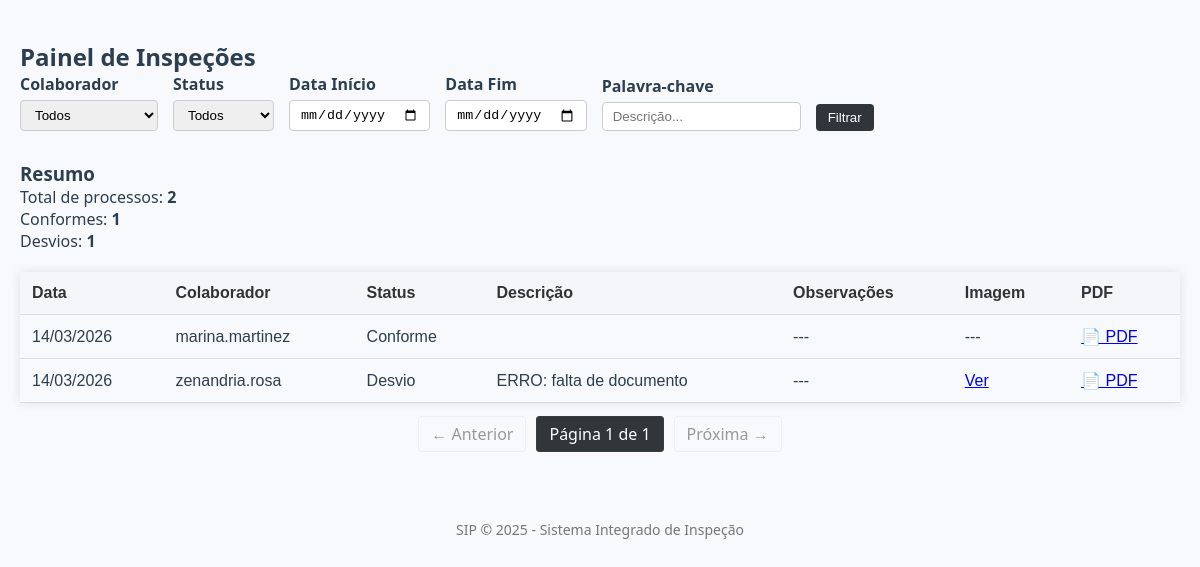
Page /painel on the committed database.
### app/models.py (models this page shows)
class Processo(db.Model):
    id = db.Column(db.Integer, primary_key=True)
    colaborador_id = db.Column(db.Integer, db.ForeignKey('colaborador.id'), nullable=False)
    data_analise = db.Column(db.DateTime, nullable=False)
    descricao = db.Column(db.Text, nullable=False)
    status = db.Column(db.String(20), nullable=False)
    observacoes = db.Column(db.Text)
    imagem = db.Column(db.String(200))
    detalhes = db.relationship('DetalhesProcesso', backref='processo', uselist=False)
    imagens = db.relationship(
    'ImagemProcesso',
    backref='processo',
    lazy=True,
    cascade="all, delete-orphan"
)

class Colaborador(db.Model):
    id = db.Column(db.Integer, primary_key=True)
    nome = db.Column(db.String(100), nullable=False)
    email = db.Column(db.String(120), nullable=False, unique=True)
    processos = db.relationship('Processo', backref='colaborador', lazy=True)

### app/routes.py (the view)
@app.route('/painel', methods=['GET'])
def painel():
    colaboradores = Colaborador.query.all()
    colaborador_id = request.args.get('colaborador', type=int)
    data_inicio = request.args.get('data_inicio')
    data_fim = request.args.get('data_fim')
    status = request.args.get('status')
    palavra = request.args.get('palavra')
    page = request.args.get('page', 1, type=int)
    query = Processo.query
    if colaborador_id:
        query = query.filter_by(colaborador_id=colaborador_id)
    if status:
        query = query.filter_by(status=status)
    if palavra:
        query = query.filter(Processo.descricao.ilike(f"%{palavra}%"))
    if data_inicio:
        query = query.filter(Processo.data_analise >= data_inicio)
    if data_fim:
        query = query.filter(Processo.data_analise <= data_fim)
    total = query.count()
    conformes = query.filter_by(status='Conforme').count()
    desvios = query.filter_by(status='Desvio').count()
    processos = query.order_by(Processo.data_analise.desc()).paginate(page=page, per_page=10)
    return render_template('painel.html',
                           colaboradores=colaboradores,
                           colaborador_id=colaborador_id,
                           total=total,
                           conformes=conformes,
                           desvios=desvios,
                           processos=processos)

### app/templates/painel.html (shortened to what this page needs)
{% extends 'base.html' %}
{% block content %}
<link rel="stylesheet" href="{{ url_for('static', filename='css/painel_estilo.css') }}">
<h2>Painel de Inspeções</h2>
<form method="get" class="filtros">
    <div>
        <label for="colaborador">Colaborador</label>
        <select name="colaborador">
            <option value="">Todos</option>
        </select>
    </div>
    <div>
        <label for="status">Status</label>
        <select name="status">
            <option value="">Todos</option>
        </select>
    </div>
    <div>
        <label for="data_inicio">Data Início</label>
        <input type="date" name="data_inicio" value="{{ request.args.get('data_inicio', '') }}">
    </div>
    <div>
        <label for="data_fim">Data Fim</label>
        <input type="date" name="data_fim" value="{{ request.args.get('data_fim', '') }}">
    </div>
    <div>
        <label for="palavra">Palavra-chave</label>
        <input type="text" name="palavra" placeholder="Descrição..." value="{{ request.args.get('palavra', '') }}">
    </div>
    <div>
        <button type="submit">Filtrar</button>
    </div>
</form>
<h3>Resumo</h3>
<p>Total de processos: <strong>{{ total }}</strong></p>
<p>Conformes:  <strong>{{ conformes }}</strong></p>
<p>Desvios: <strong>{{ desvios }}</strong></p>
<table>
    <thead>
        <tr>
            <th>Data</th>
            <th>Colaborador</th>
            <th>Status</th>
            <th>Descrição</th>
            <th>Observações</th>
            <th>Imagem</th>
            <th>PDF</th>
        </tr>
    </thead>
    <tbody>
        {% for processo in processos %}
        <tr>
            <td>{{ processo.data_analise.strftime('%d/%m/%Y') }}</td>
            <td>{{ processo.colaborador.nome }}</td>
            <td>{{ processo.status }}</td>
            <td>{{ processo.descricao }}</td>
            <td>{{ processo.observacoes or '---' }}</td>
            <td>
                {% if processo.imagem %}
                    <a href="{{ url_for('static', filename='uploads/' ~ processo.imagem) }}" target="_blank">Ver</a>
                {% else %}
                    ---
                {% endif %}
            </td>
            <td>
                <a href="{{ url_for('gerar_pdf', id=processo.id) }}" target="_blank">📄 PDF</a>
            </td>
        </tr>
        {% endfor %}
    </tbody>
</table>
{% set query_params = request.args.to_dict() %}
<nav aria-label="Paginação">
  <ul class="pagination">
    {% if processos.has_prev %}
      {% set prev_args = query_params.copy() %}
      {% set _ = prev_args.update({'page': processos.prev_num}) %}
      <li><a href="{{ url_for('painel', **prev_args) }}">← Anterior</a></li>
    {% else %}
      <li class="disabled"><span>← Anterior</span></li>
    {% endif %}
    <li class="active">
      <span>Página {{ processos.page }} de {{ processos.pages }}</span>
    </li>
    {% if processos.has_next %}
      {% set next_args = query_params.copy() %}
      {% set _ = next_args.update({'page': processos.next_num}) %}
      <li><a href="{{ url_for('painel', **next_args) }}">Próxima →</a></li>
    {% else %}
      <li class="disabled"><span>Próxima →</span></li>
    {% endif %}
  </ul>
</nav>
{% endblock %}

### app/static/css/base_estilo.css (style rules this page uses)
* { margin: 0; padding: 0; box-sizing: border-box; }
body { font-family: 'Segoe UI', Tahoma, Geneva, Verdana, sans-serif; background-color: #f8f9fc; color: #2c3e50; }

### app/static/css/painel_estilo.css (style rules this page uses)
form.filtros { margin-bottom: 30px; display: flex; flex-wrap: wrap; gap: 15px; align-items: flex-end; }
form.filtros label { display: block; font-weight: bold; margin-bottom: 5px; }
form.filtros input, form.filtros select { padding: 6px 10px; border-radius: 4px; border: 1px solid #ccc; }
button { padding: 6px 12px; background-color: #2f353a; border: none; color: white; border-radius: 4px; cursor: pointer; }
h2 { color: #2c3e50; margin-top: 20px; }
table { width: 100%; border-collapse: collapse; font-family: sans-serif; box-shadow: 0 0 10px rgba(0, 0, 0, 0.1); margin-top: 20px; }
th, td { padding: 12px; border-bottom: 1px solid #ddd; text-align: left; }
th { background-color: #f4f6f9; color: #333; }
.pagination { display: flex; justify-content: center; list-style: none; padding: 20px 0; }
.pagination li { margin: 0 5px; }
.pagination a, .pagination span { padding: 6px 12px; border: 1px solid #ccc; border-radius: 4px; text-decoration: none; color: #3498db; }
.pagination .disabled span { color: #999; border-color: #eee; }
.pagination .active span { background-color: #30363a; color: white; border-color: #363d42; }

### rows in the picture
Processo: data_analise "14/03/2026", colaborador.nome "marina.martinez", status "Conforme", observacoes "---"
Processo: data_analise "14/03/2026", colaborador.nome "zenandria.rosa", status "Desvio", descricao "ERRO: falta de documento", observacoes "---"

### other values in the picture
{{ total }} "2"
{{ conformes }} "1"
{{ desvios }} "1"
{{ processos.page }} "1"
{{ processos.pages }} "1"
{{ current_year or '2025' }} "2025"
